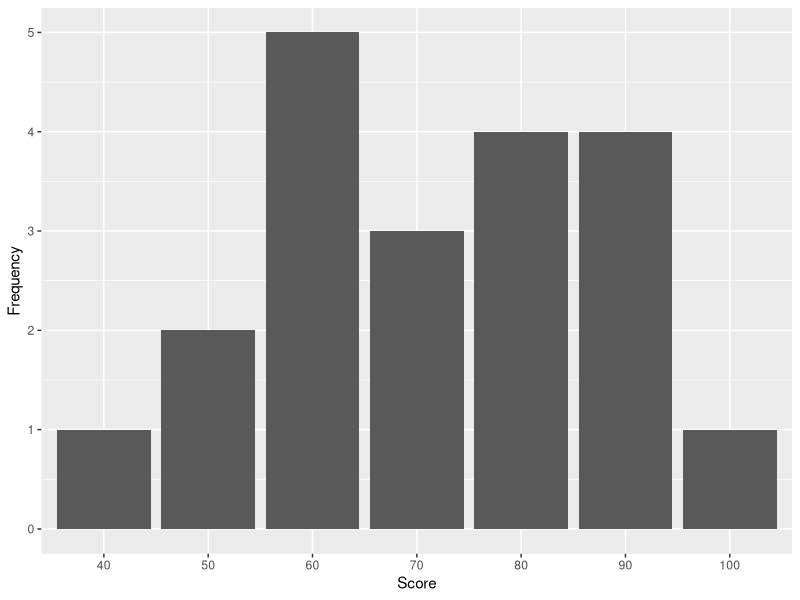
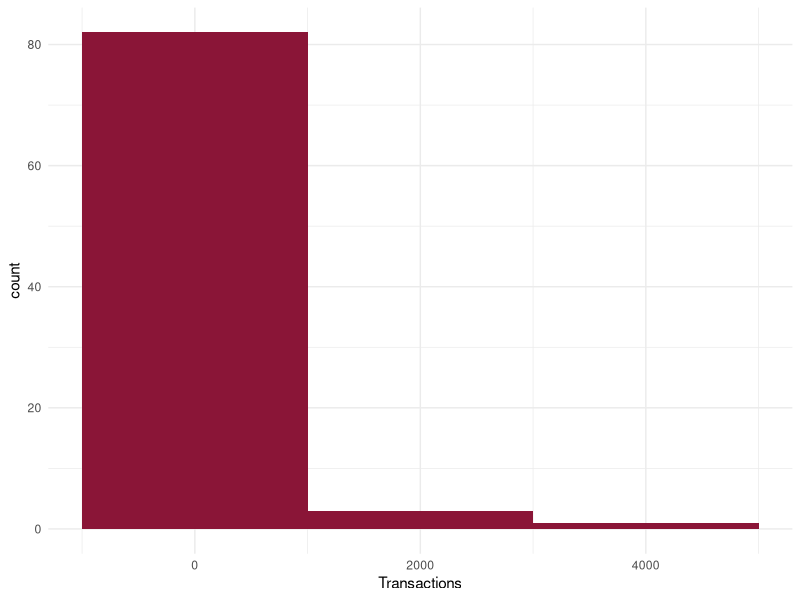
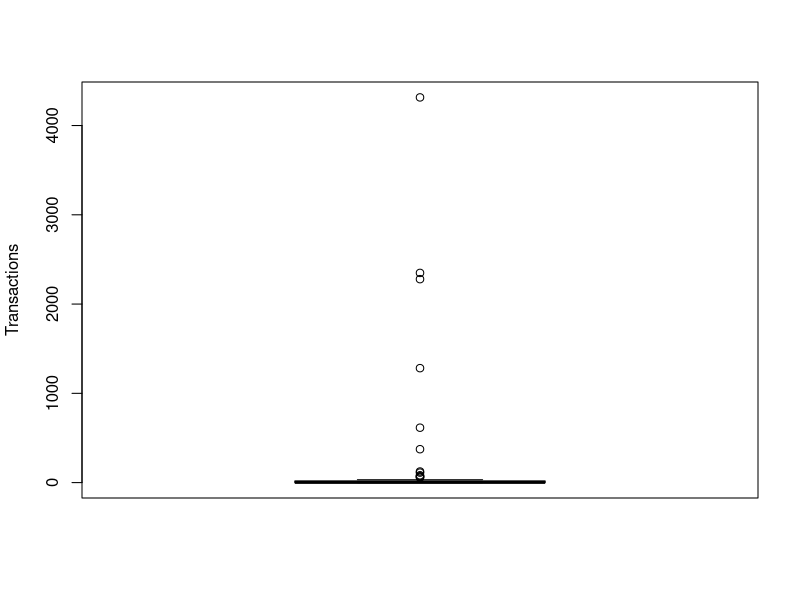
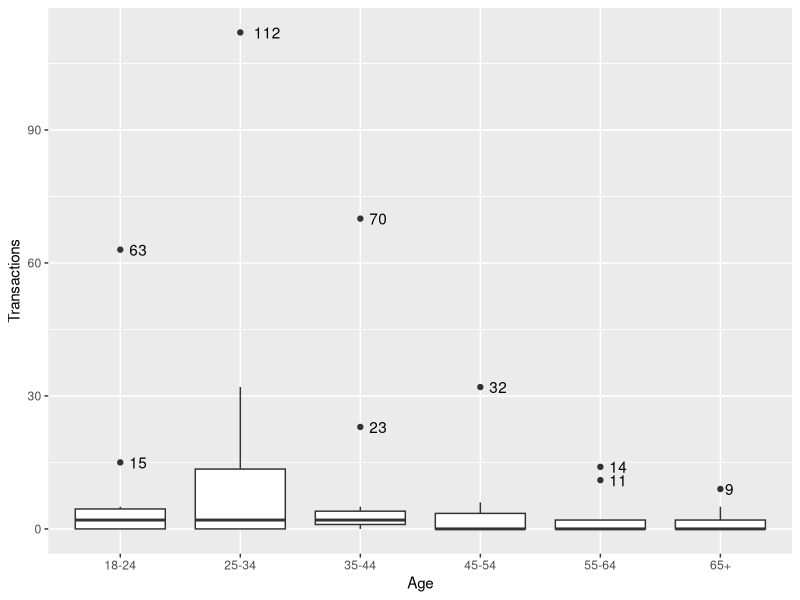
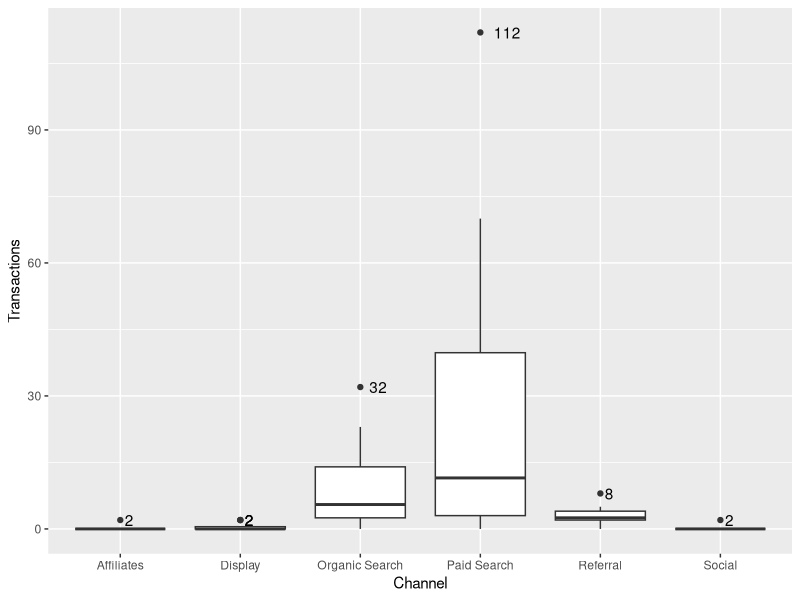

The R script that drew these images, in order:
## ---- chunk 1

#You will need to install readxl package

library(readxl)

my_data <- read_excel("google analytics sample data.xlsx") #Create a dataset and name it as my_data

## ---- chunk 2
#You will need to install kableExtra package
library(kableExtra)

knitr::kable(head(my_data[,1:12], 20), digits = 5, booktabs = TRUE,
  caption = 'The First 20 Rows of the Google Analytics Sample Data'
) |>
  kable_styling(font_size = 6.5)
## ---- chunk 3
#Frequency and grouped frequency analysis
#You will need to install dplyr package
library(tidyverse)

Transaction_Frequency_Channel <- my_data |>
  group_by(Channel) |>
  summarise(Frequency = sum(Transactions))

Transaction_Frequency_Age <- my_data |>
  group_by(Age) |>
  summarise(Frequency = sum(Transactions))
## ---- chunk 4

knitr::kable(
  list(
    head(arrange(Transaction_Frequency_Channel, desc(Frequency))),
    head(arrange(Transaction_Frequency_Age, desc(Frequency)))),
  booktabs = TRUE,
  caption = 'Grouped Transaction Frequency for Channel and Age'
)
## ---- chunk 5

#Creat a subset for year 2020 and year 2021

my_data_2020 <- my_data |> filter(Year == 2020)
my_data_2021 <- my_data |> filter(Year == 2021)

Revenue_Frequency_2020 <- my_data_2020 |>
  group_by(Channel) |>
  summarise(Revenue = sum(Revenue))

Revenue_Frequency_2021 <- my_data_2021 |>
  group_by(Channel) |>
  summarise(Revenue = sum(Revenue))

## ---- chunk 6

knitr::kable(
  list(
    head(arrange(Revenue_Frequency_2020, desc(Revenue))),
    head(arrange(Revenue_Frequency_2021, desc(Revenue)))),
  booktabs = TRUE,
  caption = 'Grouped Revenue in 2020 and 2021'
)
## ---- chunk 7
Revenue_Relative_Frequency_2020 <- my_data_2020 |>
  group_by(Channel) |>
  summarise('Revenue_Percentage' = sum(Revenue)/sum(my_data_2020$Revenue))

Revenue_Relative_Frequency_2021 <- my_data_2021 |>
  group_by(Channel) |>
  summarise('Revenue_Percentage' = sum(Revenue)/sum(my_data_2021$Revenue))

## ---- chunk 8

knitr::kable(
  list(
    head(arrange(Revenue_Relative_Frequency_2020, desc(Revenue_Percentage))),
    head(arrange(Revenue_Relative_Frequency_2021, desc(Revenue_Percentage)))),
  booktabs = TRUE,
  caption = 'Grouped Revenue in 2020 and 2021'
)
## ---- chunk 9
my_data$ECR <- my_data$`Ecommerce Conversion Rate`*10000
## ---- chunk 10

knitr::kable(head(my_data[,1:13], 20), digits = 5, booktabs = TRUE,
  caption = 'The First 20 Rows of the Google Analytics Sample Data'
) |>
  kable_styling(font_size = 6.5)
## ---- chunk 11
#creating a new colunme of old users
my_data$OldUsers <- my_data$Users-my_data$'New Users'

userratio <- my_data |>
  group_by(Channel) |>
  summarise(OldUsers = sum(OldUsers), NewUsers = sum(`New Users`),Ratio = sum(OldUsers)/sum(`New Users`))
## ---- chunk 12

knitr::kable(
    head(arrange(userratio, desc(Ratio))),
  booktabs = TRUE,
  caption = 'The Ratio of Old Users and New Users for Each Channel'
) |>
  kable_styling(font_size = 14)
## ---- chunk 13
StudentID <- c(1:20)
Score <- c(40,50,50,60,60,60,60,60,70,70,70,80,80,80,80,90,90,90,90,100)
TestData <- data.frame(StudentID, Score)
ScoreFrequency <- as.data.frame(table(TestData$Score)) # Calculate the frequency of each score
colnames(ScoreFrequency) <- c("Score","Frequency")
## ---- chunk 14

knitr::kable(
    head(arrange(ScoreFrequency)),
  booktabs = TRUE,
  caption = 'Frequency of Test Scores from 20 Students', align = "l"
) |>
  kable_styling(font_size = 16)
## ---- chunk 15

knitr::kable(head(TestData, 20), booktabs = TRUE,
  caption = 'A Small Dataset of Test Scores from 20 Students', align = "l"
) |>
  kable_styling(font_size = 16)
## ---- chunk 16
# You will need install ggplot2 package
library(ggplot2)

# Barplot
ggplot(ScoreFrequency, aes(x=Score, y=Frequency)) +
  geom_bar(stat = "identity")

## ---- chunk 17
#Calculate mean for each col
mean_report <- my_data |>
  summarise_if(is.numeric, mean)

#Calculate median for each col
median_report <- my_data |>
  summarise_if(is.numeric, median)

#Create the mode function
getmode <- function(v) {
  uniqv <- unique(v)
  uniqv[which.max(tabulate(match(v, uniqv)))]
}

#Calculate mode for each col
mode_report <- my_data |>
  summarise_if(is.numeric, getmode)


#combine the reports
centerreport <- as.data.frame(rbind(mean_report, median_report, mode_report))
rownames(centerreport) <- c("Mean","Median","Mode")
centerreport <- centerreport[, -10]
## ---- chunk 18

knitr::kable(
    arrange(centerreport),
    digits = 0,
    booktabs = TRUE,
    caption = 'Descriptive Statistics-mean,median,mode', align = "l"
) |>
  kable_styling(font_size = 9)
## ---- chunk 19
#Calculated the weighted mean for ECR
weighted.mean(my_data$`Ecommerce Conversion Rate`, my_data$Users)

## ---- chunk 20
Score1 <- data.frame(c(110, 90,70,50,30))
Score2 <- data.frame(c(75, 70,70,70,65))
colnames(Score1) <- c("Score1")
colnames(Score2) <- c("Score2")
## ---- chunk 21

knitr::kable(
  list(
    head(arrange(Score1, desc(Score1))),
    head(arrange(Score2, desc(Score2)))),
  booktabs = TRUE,
  caption = 'Two Small Data Sets with the Same Mean and Median'
)
## ---- chunk 22
#Calculate range for each col
range_report <- my_data |>
  summarise_if(is.numeric, range)

#Calculate Inter quartile range (IQR) for each col
range_report_interquartile <- my_data |>
  summarise_if(is.numeric, IQR)

#aggreate center report with range and IQR report
stats_report <- bind_rows(centerreport,range_report, range_report_interquartile)
rownames(stats_report) <- c("mean","median","mode","min","max","IQR")
stats_report <- stats_report[, -12]
## ---- chunk 23

knitr::kable(
    arrange(stats_report),
    digits = 0,
    booktabs = TRUE,
    caption = 'Descriptive Statistics', align = "l"
) |>
  kable_styling(font_size = 9)
## ---- chunk 24
# Histogram: a simple way to detect outliers is to draw a histogram of the data.

#using ggplot2(https://www.colorbook.io/hexcolors/view/0C4C8A)

ggplot(my_data) +
  aes(x = Transactions) +
  geom_histogram(binwidth = 2000, fill = "#8A1537") +
  theme_minimal()

#TRY MORE THEME:https://ggplot2.tidyverse.org/reference/ggtheme.html

## ---- chunk 25
#Boxplot: in addition to histograms, boxplots are also useful to detect potential outliers.

boxplot(my_data$Transactions,
          ylab = "Transactions")

## ---- chunk 26
#Define Outlier
find_outlier <- function(x) {
  return(x < quantile(x, .25) - 1.5*IQR(x) | x > quantile(x, .75) + 1.5*IQR(x))
}

#add new column to data frame that indicates if each observation is an outlier
my_data_outlier <- my_data |>
  filter(!Channel %in% c('Direct', '(Other)')) |>
  group_by(Age) |>
  mutate(outlier = ifelse(find_outlier(Transactions), Transactions, NA))

#create box plot of points by age and label outliers
ggplot(my_data_outlier, aes(x=Age, y=Transactions)) +
  geom_boxplot() +
  geom_text(aes(label=outlier), na.rm=TRUE, hjust=-.5)

## ---- chunk 27
#Try to use a different group - Channel
my_data_outlier <- my_data |>
  filter(!Channel %in% c('Direct', '(Other)')) |>
  group_by(Channel) |>
  mutate(outlier = ifelse(find_outlier(Transactions), Transactions, NA))

#create box plot of points by Channel and label outliers
ggplot(my_data_outlier, aes(x=Channel, y=Transactions)) +
  geom_boxplot() +
  geom_text(aes(label=outlier), na.rm=TRUE, hjust=-.5)

## ---- chunk 28
#Calculate sd for each col
sd_report <- my_data |>
  summarise_if(is.numeric, sd)

#aggregate sd to the stats_report
Descriptive_Statistics <- bind_rows(stats_report, sd_report)
rownames(Descriptive_Statistics) <- c("mean","median","mode","min","max","IQR", "sd")
Descriptive_Statistics <- Descriptive_Statistics[,-12]
## ---- chunk 29

knitr::kable(
    arrange(Descriptive_Statistics),
    digits = 0,
    booktabs = TRUE,
    caption = 'Descriptive Statistics', align = "l"
) |>
  kable_styling(font_size = 9)
